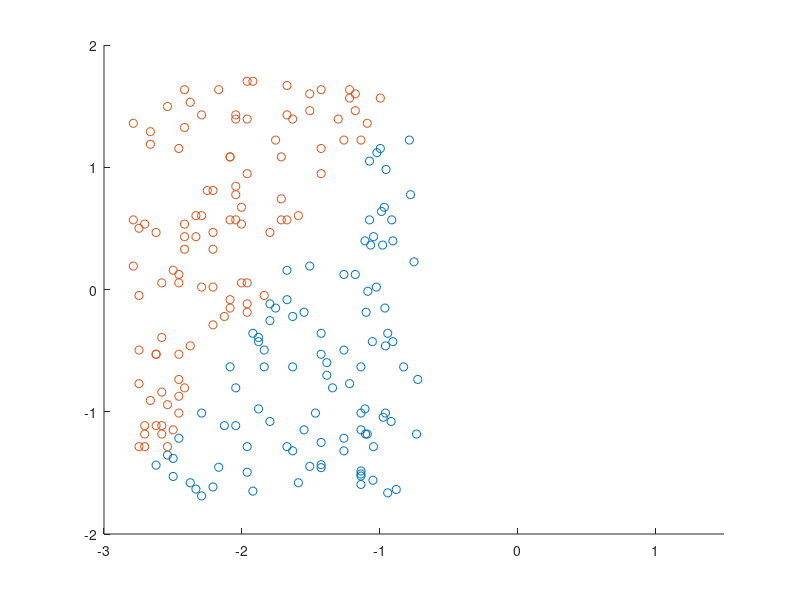

This figure's MATLAB source: (Note: this script raises an error after producing the figure.)
% Sheet 3

%% Import data
train_data = dlmread('train_data1.txt');
valid_data = dlmread('valid_data1.txt');

% normalize

my = mean(train_data);
sigma = std(train_data);

train_data(:,1) = (train_data(:,1)-my(1))./sigma(1);
train_data(:,2) = (train_data(:,2)-my(2))./sigma(2);
valid_data(:,1) = (valid_data(:,1)-my(1))./sigma(1);
valid_data(:,2) = (valid_data(:,2)-my(2))./sigma(2);

%% Plot training data
A = train_data(:,3) == 1;
B = train_data(:,3) == -1;
clf
hold on
scatter(train_data(A, 1), train_data(A,2));
scatter(train_data(B, 1), train_data(B,2));
hold off

%% Plot validation data
A = valid_data(:,3) == 1;
B = valid_data(:,3) == -1;
clf
hold on
scatter(valid_data(A, 1), valid_data(A,2));
scatter(valid_data(B, 1), valid_data(B,2));
xlim([-3, 1.5])

%% 2a)

% constants
eta = 0.01; %learning rate
beta = 1/2;
g = @(x) tanh(beta*x);     % activation function
dg = @(x) beta*(1-g(x).^2); % derivative of g
numPatterns = size(train_data,1);
numValidPat = size(valid_data,1);


% add a -1 to the data sets so we can subtract the threshold efficently
train = [train_data(:,[1 2]) -1.*ones(numPatterns,1)];
valid = [valid_data(:,[1 2]) -1.*ones(numValidPat,1)];

% the layers and how many neurons
layers = [2 1];

% initialize weights and thresholds
w = cell(length(layers)-1,1);
for i = 1:(length(layers)-1)
    rows = layers(i+1);
    cols = layers(i);
    w{i} = 0.4*rand(rows,cols) - 0.2;
    w{i}(:,cols+1)   = 2*rand(rows,1) - 1;
end


% train network
tmax = 10^4;
Ht = zeros(1,tmax);
Hv = zeros(1, tmax);
Ct = zeros(1,tmax);
Cv = zeros(1, tmax);

for i = 1:tmax
    % choose a pattern
    [pattern, index] = datasample(train,1);
    real_output = train_data(index,3);
    
    
    % propagate forward
    M = length(layers); % number of layers
    V = cell(M,1);
    V{1} = pattern';
    for m = 1:M-1
        V{m+1} = g(w{m}*V{m});
        V{m+1}(end+1) = -1;
    end
    
    % calculate error for output layer
    output = V{M}(1:end-1); % remove the last "-1"
    error = cell(M,1);
    error{M} = dg(b)*(real_output-output);
    
    % calculate errors for hidden layers
    for m = M:-1:3
        error{m-1} = dg(w{m-2}*V{m-2}).*(w{m-1}(:,1:end-1)'*error{m});
    end
    
    % update weights
    for m = 1:M-1
        w{m} = w{m}+eta.*error{m+1}*V{m}';
    end
    
    %save energies
    %Ht(i) = 0.5/numPatterns * sum((train_data(:, 3)' - g(w{M-1}*train')).^2);
    %Ct(i) = 0.5/numPatterns * sum(abs(train_data(:, 3)' - g(w{M-1}*train')));
    %Hv(i) = 0.5/numValidPat * sum((valid_data(:, 3)' - g(w{M-1}*valid')).^2);
    %Cv(i) = 0.5/numValidPat * sum(abs(valid_data(:, 3)' - g(w{M-1}*valid')));
    
    if rem(i, 10000) == 0
        disp(i/10000)
    end
end
    
%% Plot weights
t = linspace(-3, 1.5);
y = -w{M-1}(1)/w{M-1}(2)*t - w{M-1}(3)/w{M-1}(2);

hold on
plot(t, y)

